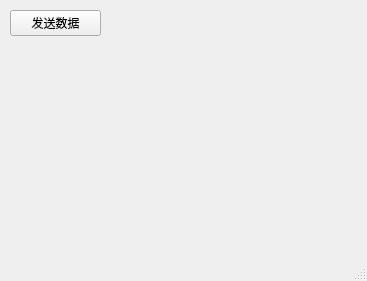
<?xml version="1.0" encoding="UTF-8"?>
<ui version="4.0">
 <class>MainWindow</class>
 <widget class="QMainWindow" name="MainWindow">
  <property name="geometry">
   <rect>
    <x>0</x>
    <y>0</y>
    <width>367</width>
    <height>281</height>
   </rect>
  </property>
  <property name="windowTitle">
   <string>MainWindow</string>
  </property>
  <widget class="QWidget" name="centralwidget">
   <widget class="QPushButton" name="uartButton">
    <property name="geometry">
     <rect>
      <x>10</x>
      <y>10</y>
      <width>91</width>
      <height>26</height>
     </rect>
    </property>
    <property name="text">
     <string>发送数据</string>
    </property>
   </widget>
  </widget>
  <widget class="QMenuBar" name="menubar">
   <property name="geometry">
    <rect>
     <x>0</x>
     <y>0</y>
     <width>367</width>
     <height>23</height>
    </rect>
   </property>
  </widget>
  <widget class="QStatusBar" name="statusbar"/>
 </widget>
 <resources/>
 <connections/>
</ui>
